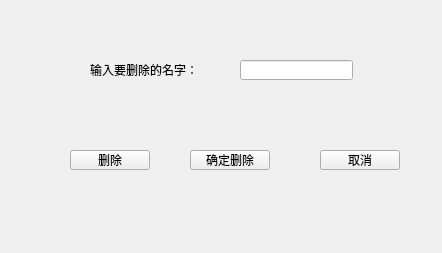
<?xml version="1.0" encoding="UTF-8"?>
<ui version="4.0">
 <class>Widget</class>
 <widget class="QWidget" name="Widget">
  <property name="geometry">
   <rect>
    <x>0</x>
    <y>0</y>
    <width>442</width>
    <height>253</height>
   </rect>
  </property>
  <property name="windowTitle">
   <string>Widget</string>
  </property>
  <widget class="QPushButton" name="sureButton">
   <property name="geometry">
    <rect>
     <x>190</x>
     <y>150</y>
     <width>80</width>
     <height>20</height>
    </rect>
   </property>
   <property name="text">
    <string>确定删除</string>
   </property>
  </widget>
  <widget class="QPushButton" name="deleteButton">
   <property name="geometry">
    <rect>
     <x>70</x>
     <y>150</y>
     <width>80</width>
     <height>20</height>
    </rect>
   </property>
   <property name="text">
    <string>删除</string>
   </property>
  </widget>
  <widget class="QPushButton" name="cancelButton">
   <property name="geometry">
    <rect>
     <x>320</x>
     <y>150</y>
     <width>80</width>
     <height>20</height>
    </rect>
   </property>
   <property name="text">
    <string>取消</string>
   </property>
  </widget>
  <widget class="QLabel" name="label">
   <property name="geometry">
    <rect>
     <x>90</x>
     <y>60</y>
     <width>111</width>
     <height>20</height>
    </rect>
   </property>
   <property name="text">
    <string>输入要删除的名字：</string>
   </property>
  </widget>
  <widget class="QLineEdit" name="lineEdit">
   <property name="geometry">
    <rect>
     <x>240</x>
     <y>60</y>
     <width>113</width>
     <height>20</height>
    </rect>
   </property>
  </widget>
 </widget>
 <resources/>
 <connections/>
</ui>
